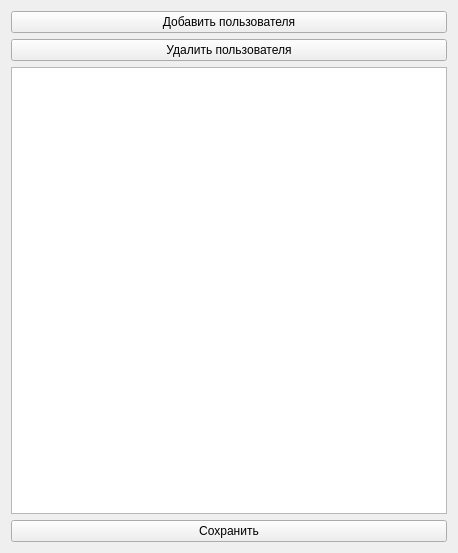
<?xml version="1.0" encoding="UTF-8"?>
<ui version="4.0">
    <class>Form</class>
    <widget class="QWidget" name="Form">
        <property name="geometry">
            <rect>
                <x>0</x>
                <y>0</y>
                <width>458</width>
                <height>553</height>
            </rect>
        </property>
        <property name="windowTitle">
            <string>Form</string>
        </property>
        <layout class="QGridLayout" name="gridLayout_2">
            <item row="0" column="0">
                <layout class="QGridLayout" name="gridLayout">
                    <item row="2" column="0">
                        <widget class="QTableWidget" name="tableWidget"/>
                    </item>
                    <item row="3" column="0">
                        <widget class="QPushButton" name="pushButton">
                            <property name="text">
                                <string>Сохранить</string>
                            </property>
                        </widget>
                    </item>
                    <item row="0" column="0">
                        <widget class="QPushButton" name="pushButton_2">
                            <property name="text">
                                <string>Добавить пользователя</string>
                            </property>
                        </widget>
                    </item>
                    <item row="1" column="0">
                        <widget class="QPushButton" name="pushButton_3">
                            <property name="text">
                                <string>Удалить пользователя</string>
                            </property>
                        </widget>
                    </item>
                </layout>
            </item>
        </layout>
    </widget>
    <resources/>
    <connections/>
</ui>
